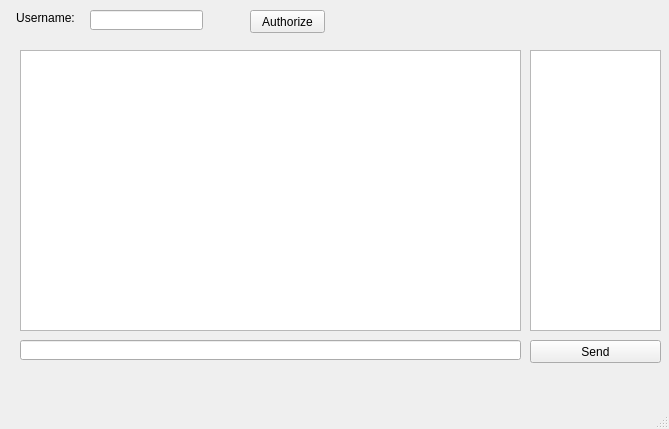
<?xml version="1.0" encoding="UTF-8"?>
<ui version="4.0">
 <class>Client</class>
 <widget class="QMainWindow" name="Client">
  <property name="geometry">
   <rect>
    <x>0</x>
    <y>0</y>
    <width>669</width>
    <height>429</height>
   </rect>
  </property>
  <property name="windowTitle">
   <string>Client</string>
  </property>
  <widget class="QWidget" name="centralwidget">
   <widget class="QPushButton" name="sendButton">
    <property name="geometry">
     <rect>
      <x>530</x>
      <y>340</y>
      <width>131</width>
      <height>23</height>
     </rect>
    </property>
    <property name="text">
     <string>Send</string>
    </property>
   </widget>
   <widget class="QLineEdit" name="leMsg">
    <property name="geometry">
     <rect>
      <x>20</x>
      <y>340</y>
      <width>501</width>
      <height>20</height>
     </rect>
    </property>
   </widget>
   <widget class="QLineEdit" name="leUsrnm">
    <property name="geometry">
     <rect>
      <x>90</x>
      <y>10</y>
      <width>113</width>
      <height>20</height>
     </rect>
    </property>
   </widget>
   <widget class="QLabel" name="textUsrnm">
    <property name="geometry">
     <rect>
      <x>10</x>
      <y>10</y>
      <width>71</width>
      <height>16</height>
     </rect>
    </property>
    <property name="text">
     <string>Username:</string>
    </property>
    <property name="alignment">
     <set>Qt::AlignCenter</set>
    </property>
   </widget>
   <widget class="QPushButton" name="authButton">
    <property name="geometry">
     <rect>
      <x>250</x>
      <y>10</y>
      <width>75</width>
      <height>23</height>
     </rect>
    </property>
    <property name="text">
     <string>Authorize</string>
    </property>
   </widget>
   <widget class="QListWidget" name="chatWidget">
    <property name="geometry">
     <rect>
      <x>20</x>
      <y>50</y>
      <width>501</width>
      <height>281</height>
     </rect>
    </property>
    <property name="editTriggers">
     <set>QAbstractItemView::NoEditTriggers</set>
    </property>
    <property name="selectionMode">
     <enum>QAbstractItemView::NoSelection</enum>
    </property>
   </widget>
   <widget class="QListWidget" name="usrsOnlineWidget">
    <property name="geometry">
     <rect>
      <x>530</x>
      <y>50</y>
      <width>131</width>
      <height>281</height>
     </rect>
    </property>
    <property name="editTriggers">
     <set>QAbstractItemView::NoEditTriggers</set>
    </property>
    <property name="selectionMode">
     <enum>QAbstractItemView::NoSelection</enum>
    </property>
   </widget>
  </widget>
  <widget class="QMenuBar" name="menubar">
   <property name="geometry">
    <rect>
     <x>0</x>
     <y>0</y>
     <width>669</width>
     <height>21</height>
    </rect>
   </property>
  </widget>
  <widget class="QStatusBar" name="statusbar"/>
 </widget>
 <resources/>
 <connections/>
</ui>
